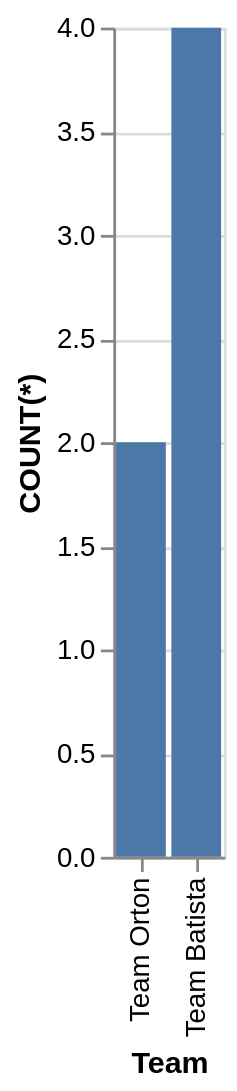

This figure's Vega-Lite source:
### Vega-Lite specification from a JSON file in a GitHub repository (floating-point values rounded to 4 significant figures)
{"data": {"values": [{"x_data": "Team Orton", "y_data": 2}, {"x_data": "Team Batista", "y_data": 4}]}, "mark": "bar", "encoding": {"x": {"field": "x_data", "type": "nominal", "title": "Team", "sort": {"op": "sum", "field": "y_data", "order": "ascending"}}, "y": {"field": "y_data", "type": "quantitative", "title": "COUNT(*)"}}}
